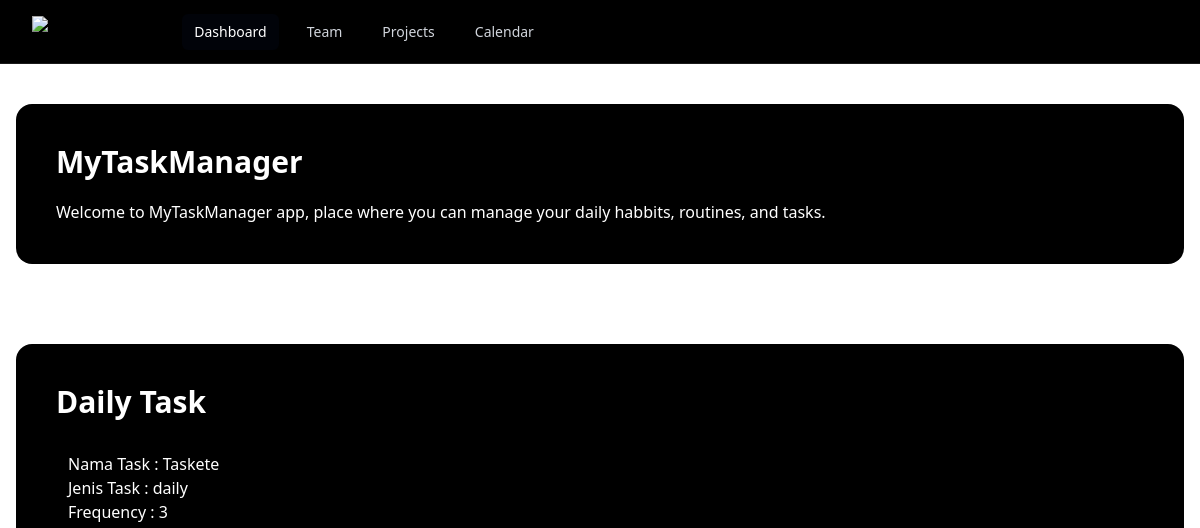
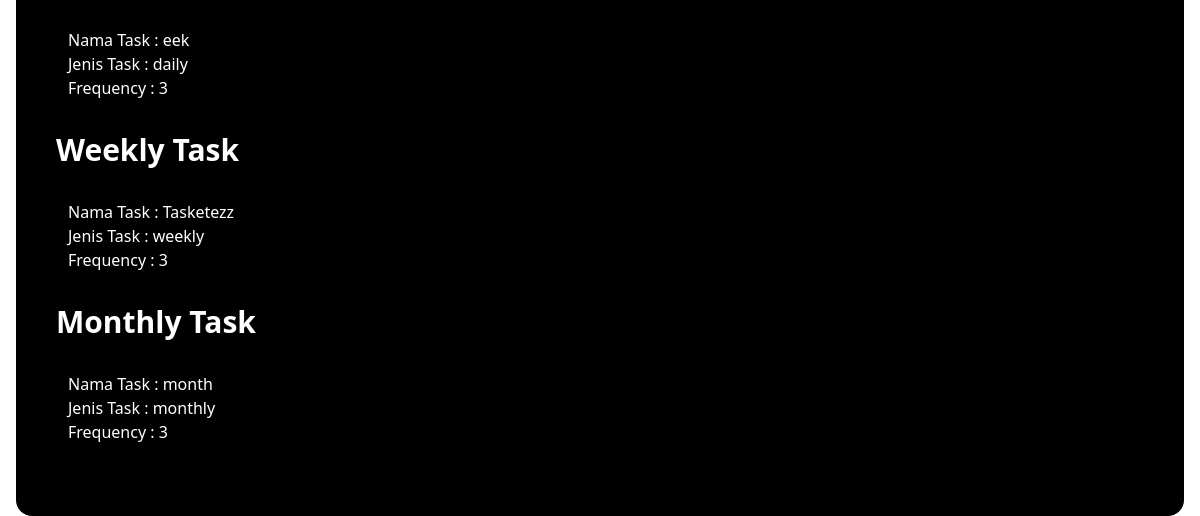
Before: / with the older database file (2 pictures, top to bottom).
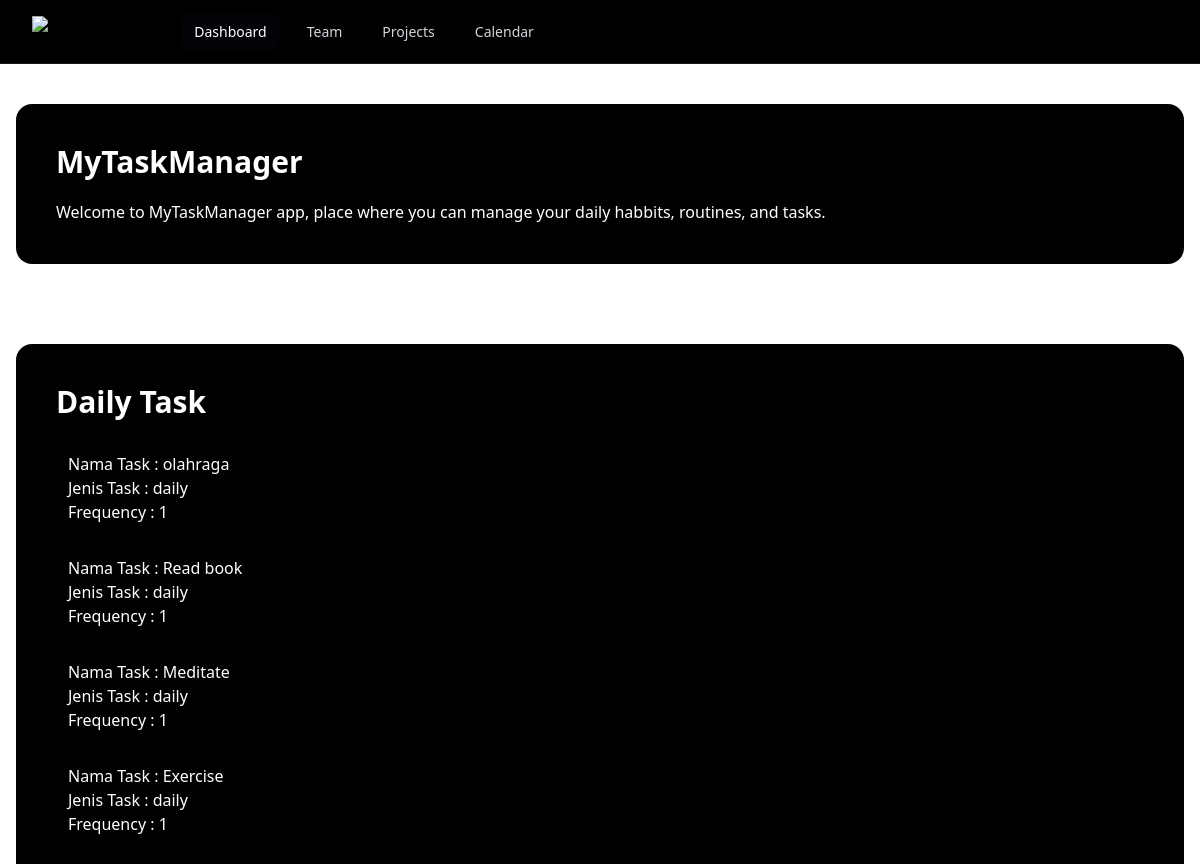
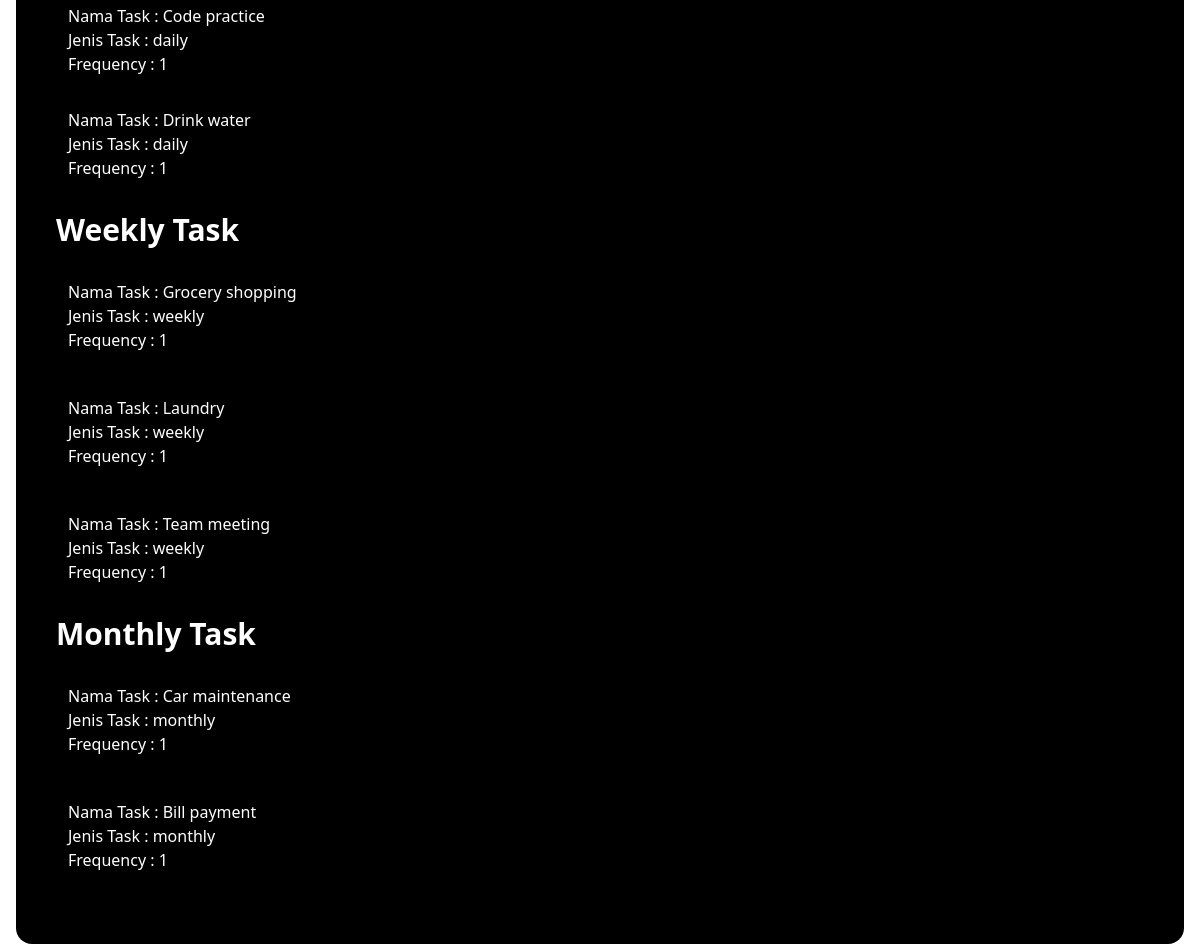
After: the same page with the newer database file (2 pictures, top to bottom).
### tables this page shows
CREATE TABLE TASK(
                       id INTEGER PRIMARY KEY AUTOINCREMENT,
                       task_name TEXT NOT NULL,
                       task_type TEXT NOT NULL CHECK(task_type IN ('daily', 'weekly', 'monthly')),
                       frequency INTEGER DEFAULT NULL
            );

### main.py (the view)
@app.route('/')
def index():
    task = task_manager()
    raw_task_list_daily = task.select_task(task_type='daily')
    raw_task_list_weekly = task.select_task(task_type='weekly')
    raw_task_list_monthly = task.select_task(task_type='monthly')
    task_list_daily = translate_raw_data(raw_task_list_daily)
    task_list_weekly = translate_raw_data(raw_task_list_weekly)
    task_list_monthly = translate_raw_data(raw_task_list_monthly)
    return render_template('index.html', task_list_daily = task_list_daily, task_list_weekly = task_list_weekly, task_list_monthly = task_list_monthly)

### backend.py (called while the page is built)
    def select_task(self,task_type):
        current_data = []
        connection = sqlite3.connect(database="taskmanager.db")
        cursor = connection.cursor()
        res = cursor.execute("""
            SELECT * FROM TASK WHERE
                             task_type = ?
        """, (task_type,))
        for row in res:
            current_data.append(row)
        connection.commit()
        connection.close()
        return current_data

### main.py (called while the page is built)
def translate_raw_data(raw_task_list):
    task_list = []
    for raw_task in raw_task_list:
        ids, task_name, task_type, frequency = raw_task
        task_list.append(
            {
                "id" : ids,
                "task_name" : task_name,
                "task_type" : task_type,
                "frequency" : frequency
            }
        )
    print("data didapat : ", task_list)
    return task_list

### templates/index.html
{% extends "base.html" %}
{% block content %}
<div class="gap-1 flex items-center">
<div class="flex-auto bg-black mt-10 mx-4 p-10 rounded-2xl">
  <div class="text-white">
    <p class="text-3xl mb-5 font-black">
      MyTaskManager
    </p>
    <p>
      Welcome to MyTaskManager app, place where you can manage your daily habbits, routines, and tasks.
    </p>
  </div>
</div>
</div>
<div class="gap-1 flex items-center">
<div class="flex-auto bg-black mt-20 mx-4 p-10 rounded-2xl">
  <div class="text-white">
    <p class="text-3xl mb-5 font-black">
      Daily Task
    </p>
    {% for task in task_list_daily %}
    <div class="mb-2 p-3">
      <p>
        Nama Task : {{ task.task_name }}
      </p>
      <p>
        Jenis Task : {{ task.task_type }}
      </p>
      <p>
        Frequency : {{ task.frequency }}
      </p>
    </div>
      {% endfor %}
    <p class="text-3xl mb-5 font-black mt-5">
      Weekly Task
    </p>
    {% for task in task_list_weekly %}
    <div class="mb-5 p-3">
      <p>
        Nama Task : {{ task.task_name }}
      </p>
      <p>
        Jenis Task : {{ task.task_type }}
      </p>
      <p>
        Frequency : {{ task.frequency }}
      </p>
    </div>
    {% endfor %}
    <p class="text-3xl mb-5 font-black mt-5">
      Monthly Task
    </p>
    {% for task in task_list_monthly %}
    <div class="mb-5 p-3">
      <p>
        Nama Task : {{ task.task_name }}
      </p>
      <p>
        Jenis Task : {{ task.task_type }}
      </p>
      <p>
        Frequency : {{ task.frequency }}
      </p>
    </div>
    {% endfor %}
  </div>
</div>
</div>
{% endblock %}

### templates/base.html (shortened to what this page needs)
<!DOCTYPE html>
<html lang="en">
<head>
    <link rel="stylesheet" href="{{ url_for('static', filename='css/output.css') }}">
</head>
<body>
<nav class="relative bg-black after:pointer-events-none after:absolute after:inset-x-0 after:bottom-0 after:h-px after:bg-white/10">
  <div class="mx-auto max-w-7xl px-2 sm:px-6 lg:px-8">
    <div class="relative flex h-16 items-center justify-between">
      <div class="flex flex-1 items-center justify-center sm:items-stretch sm:justify-start">
        <div class="flex shrink-0 items-center">
          <img src="https://tailwindcss.com/plus-assets/img/logos/mark.svg?color=indigo&shade=500" alt="Your Company" class="h-8 w-auto" />
        </div>
        <div class="hidden sm:ml-6 sm:block">
          <div class="flex space-x-4">
            <a href="#" aria-current="page" class="rounded-md bg-gray-950/50 px-3 py-2 text-sm font-medium text-white">Dashboard</a>
            <a href="#" class="rounded-md px-3 py-2 text-sm font-medium text-gray-300 hover:bg-white/5 hover:text-white">Team</a>
            <a href="#" class="rounded-md px-3 py-2 text-sm font-medium text-gray-300 hover:bg-white/5 hover:text-white">Projects</a>
            <a href="#" class="rounded-md px-3 py-2 text-sm font-medium text-gray-300 hover:bg-white/5 hover:text-white">Calendar</a>
          </div>
        </div>
      </div>
  </div>
</nav>
    {% block content %}
    {% endblock %}
</body>
</html>

Changed rows visible on the page:
removed TASK: task_name "eek", task_type "daily", frequency "3"
removed TASK: task_name "month", task_type "monthly", frequency "3"
added TASK: task_name "olahraga", task_type "daily", frequency "1"
added TASK: task_name "Read book", task_type "daily", frequency "1"
added TASK: task_name "Meditate", task_type "daily", frequency "1"
added TASK: task_name "Exercise", task_type "daily", frequency "1"
added TASK: task_name "Code practice", task_type "daily", frequency "1"
changed TASK: task_name "Taskete" → "Drink water"; frequency "3" → "1"
changed TASK: task_name "Tasketezz" → "Grocery shopping"; frequency "3" → "1"
added TASK: task_name "Laundry", task_type "weekly", frequency "1"
added TASK: task_name "Team meeting", task_type "weekly", frequency "1"
added TASK: task_name "Car maintenance", task_type "monthly", frequency "1"
added TASK: task_name "Bill payment", task_type "monthly", frequency "1"
